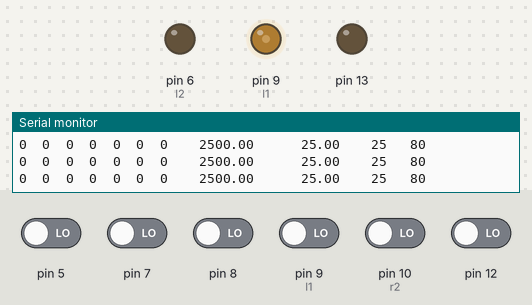
Recording of a sketch running on a simulated Arduino Uno, built with avr-gcc and run on an emulated ATmega328P. On the bench: output pins drawn as LEDs (lit = HIGH), the last lines printed to the serial monitor. The inputs (shaded band) are chosen by the test bench; at power-on: pin 5, pin 7, pin 8, pin 9 (l1), pin 10 (r2), pin 12 LOW. Pins used as bus, display or sensor lines are not drawn.

Above: at 12.7 s.
12.8 s: pin 9 (l1) driven HIGH
At 13.7 s:
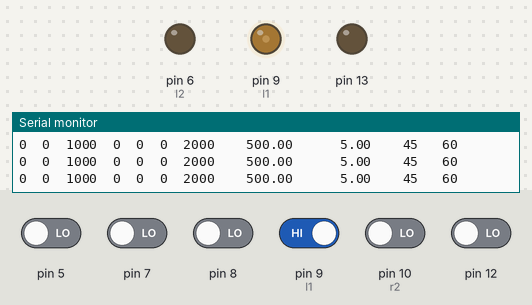
15.8 s: pin 7 driven HIGH
At 16.6 s:
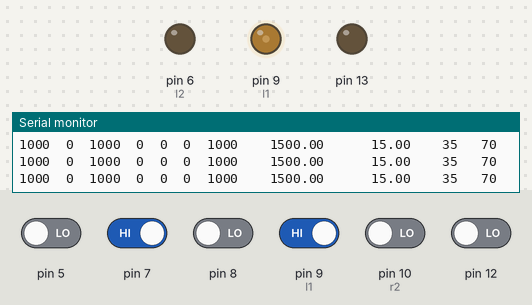
18.8 s: pin 8 driven HIGH
21.8 s: pin 5 driven HIGH
At 22.34 s:
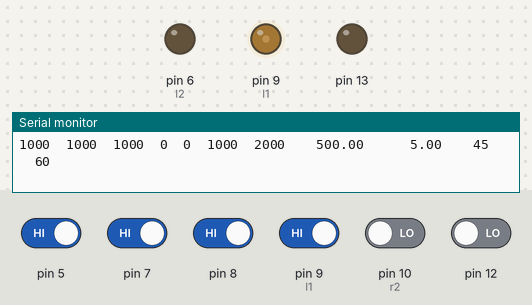
24.8 s: pin 10 (r2) driven HIGH
At 25.12 s:
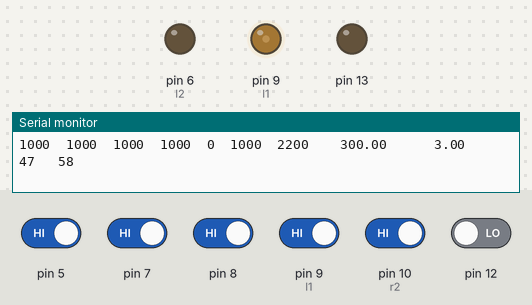
27.8 s: pin 12 driven HIGH
At 28.05 s:
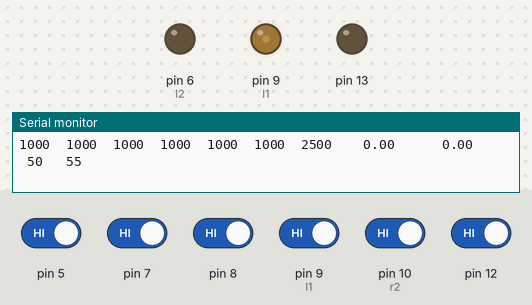
Timing chart, 0 to 30.8 s (numbered marks = the images above; inputs shaded):
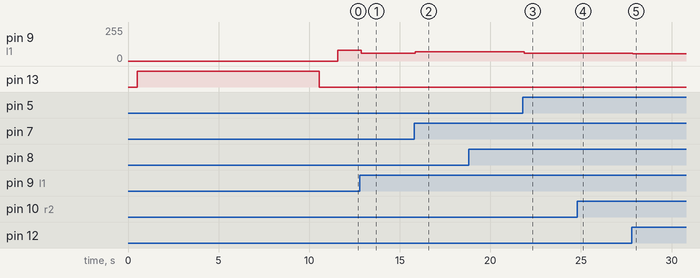

The sketch:

line_follower_pid.ino
```cpp
#include <QTRSensors.h>
#define NUM_SENSORS   6      // number of sensors used
#define TIMEOUT       2500  // waits for 2500 microseconds for sensor outputs to go low
#define EMITTER_PIN   2     // emitter is controlled by digital pin 2
QTRSensorsRC qtrrc((unsigned char[]) {7,8,9,10,12,5},NUM_SENSORS, TIMEOUT, EMITTER_PIN);
unsigned int r[NUM_SENSORS];
unsigned int Position;
float lasterror = 0;
float kp,ki,kd;
float error,derivative,output,integral;
float desiredvalue=2500;// changes with no of sensors
int r1=11;
int r2=10;
int l1=9;
int l2=6;
int speedl=55;
int speedr=50;
int speed=60;
int rms;
int lms;
#define max_speedr 150
#define max_speedl 150
void setup()
{ Serial.begin(9600);
  delay(500);
  pinMode(13, OUTPUT);
  digitalWrite(13, HIGH);    // turn on Arduino's LED to indicate we are in calibration mode
  for (int i = 0; i < 400; i++)  // make the calibration take about 10 seconds
  {Serial.println(i);
    qtrrc.calibrate();       // reads all sensors 10 times at 2500 us per read (i.e. ~25 ms per call)
  }
  digitalWrite(13, LOW);     // turn off Arduino's LED to indicate we are through with calibration

  // print the calibration minimum values measured when emitters were on
  Serial.begin(9600);
  for (int i = 0; i < NUM_SENSORS; i++)
  {
    Serial.print(qtrrc.calibratedMinimumOn[i]);
    Serial.print(' ');
  }
  Serial.println();

  // print the calibration maximum values measured when emitters were on
  for (int i = 0; i < NUM_SENSORS; i++)
  {
    Serial.print(qtrrc.calibratedMaximumOn[i]);
    Serial.print(' ');
  }
  Serial.println();
  Serial.println();
  delay(1000);
}
void loop(){
 pid();
 Serial.println("   ");
 }
void pid(){
unsigned int position = qtrrc.readLine(r);
for (unsigned char i = 0; i < NUM_SENSORS; i++){
Serial.print(r[i]);
Serial.print('\t');}
Serial.print(position); // comment this line out if you are using raw values
Serial.print("    " );
         kp=0.01;//0.009;//0.01//0.018;//0.02;    //0.0425;
         kd=0;//0.007;//0.009;     //0.15;
         //ki=0;
         error=desiredvalue-position;
         derivative=error-lasterror;
         //integral=lasterror+error;
         output=kp*error+kd*derivative;//ki*integral;
         Serial.print(error);
         Serial.print("      ");
         Serial.print(output);
         Serial.print("    ");
         lasterror=error;
         rms=speedr-output;
         lms=speedl+output;
         if(lms>max_speedl){lms=max_speedl;}
         if(lms<0){lms=0;}
         if(rms>max_speedr){ rms=max_speedr;}
         if(rms<0){rms=0;}
         Serial.print(rms);
         Serial.print("   ");
         Serial.print(lms);
         analogWrite(r1,rms);
          analogWrite(r2,0);
          analogWrite(l1,lms);
          analogWrite(l2,0);

 }
void forward()
{
  analogWrite(r2,0);
  analogWrite(l2,0);
}
void backward()
{
  analogWrite(r2,speed);
  analogWrite(r1,0);
  analogWrite(l2,speed);
  analogWrite(l1,0);
}
void left(){
  analogWrite(r1,speed);
  analogWrite(r2,0);
  analogWrite(l1,0);
  analogWrite(l2,speed);
}
void right()
{
  analogWrite(r1,0);
  analogWrite(r2,speed);
  analogWrite(l1,speed);
  analogWrite(l2,0);
}
void stop(){
  analogWrite(r1,0);
  analogWrite(r2,0);
  analogWrite(l1,0);
  analogWrite(l2,0);
}
```

Measured:
- after the input at 12.8 s, pin 9 (l1): 80/255 → 60/255 after 0.08 s
- after the input at 15.8 s, pin 9 (l1): 60/255 → 70/255 after 0.06 s
- after the input at 21.8 s, pin 9 (l1): 70/255 → 60/255 after 0.08 s
- after the input at 24.8 s, pin 9 (l1): 60/255 → 58/255 after 0.07 s
- after the input at 27.8 s, pin 9 (l1): 58/255 → 55/255 after 0.07 s
